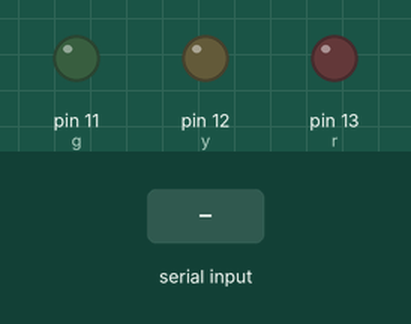
Bench run of a sketch on a simulated Arduino Uno, built with avr-gcc and run on an emulated ATmega328P. Shown: output pins drawn as LEDs (lit = HIGH). The test bench sets the inputs (shaded band).

Above: at 1.2 s.
1.3 s: "1" received over Serial
At 2.5 s:
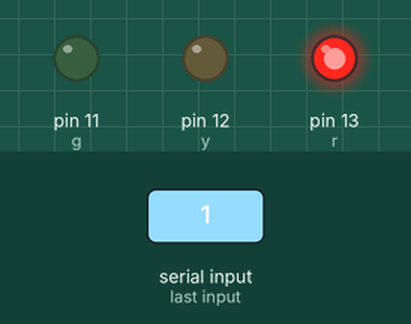
2.8 s: "3" received over Serial
At 3.8 s:
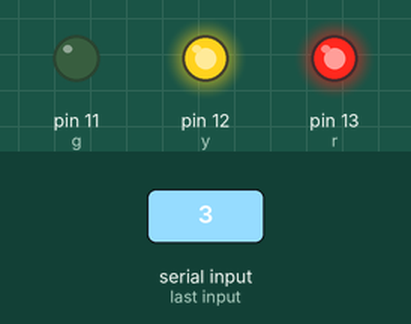
4.3 s: "2" received over Serial
At 4.9 s:
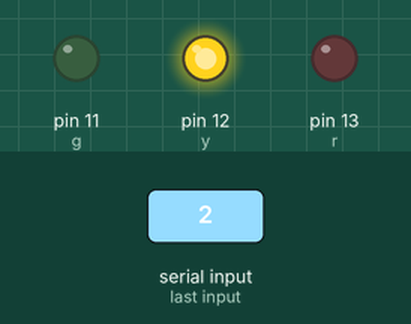
5.8 s: "5" received over Serial
At 6.1 s:
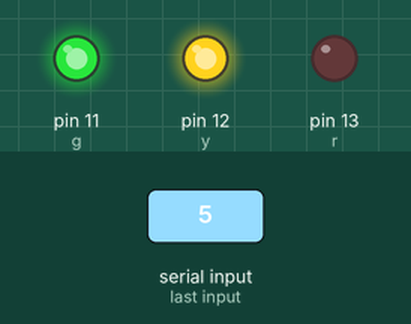
7.3 s: "4" received over Serial
At 8.4 s:
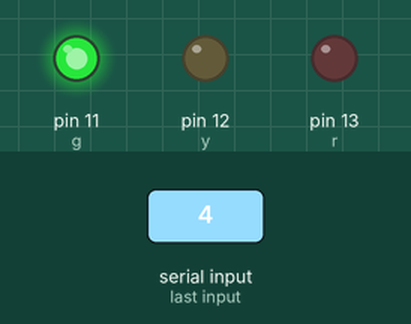
8.8 s: "6" received over Serial
At 9.6 s:
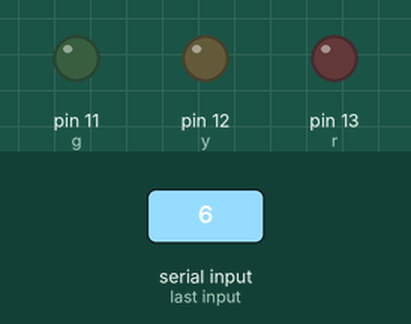
Timing chart, 0 to 11.3 s (numbered marks = the images above; inputs shaded):
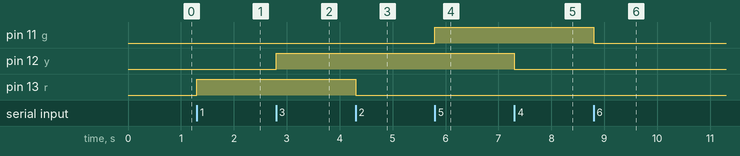

The sketch:

sketch_apr09a.ino
```cpp
byte r=13 , y = 12 , g= 11;
void setup() {
 pinMode (r,OUTPUT);
 pinMode (y,OUTPUT);
 pinMode (g,OUTPUT);
 Serial.begin(9600);
}

void loop() {
char x = Serial.read();
if(x =='1')
digitalWrite(r,HIGH);
 else if (x =='2')
 digitalWrite(r,LOW);


if(x =='3')
digitalWrite(y,HIGH);
 else if (x =='4')
 digitalWrite(y,LOW);


 if(x =='5')
digitalWrite(g,HIGH);
 else if (x =='6')
 digitalWrite(g ,LOW);

}
```

Measured:
- after the input at 1.3 s, pin 13 (r): LOW → HIGH at once
- after the input at 2.8 s, pin 12 (y): LOW → HIGH at once
- after the input at 4.3 s, pin 13 (r): HIGH → LOW at once
- after the input at 5.8 s, pin 11 (g): LOW → HIGH at once
- after the input at 7.3 s, pin 12 (y): HIGH → LOW at once
- after the input at 8.8 s, pin 11 (g): HIGH → LOW at once
